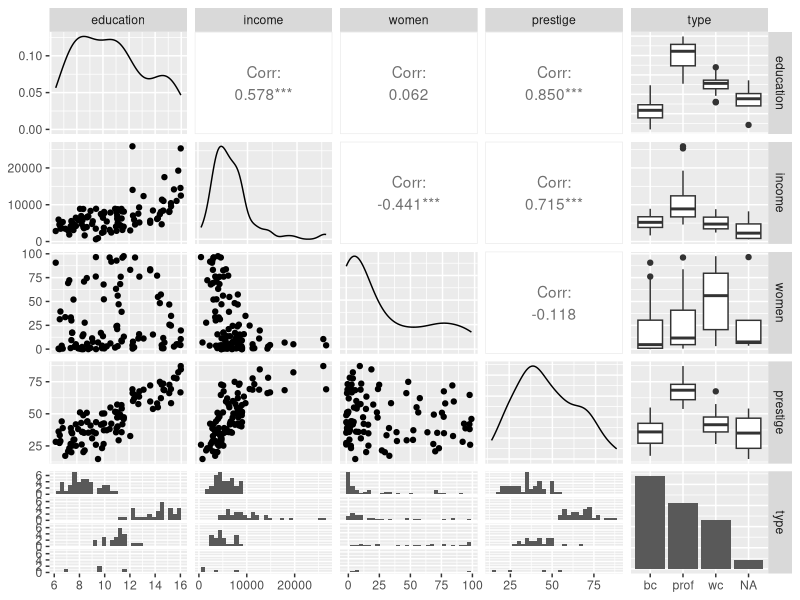
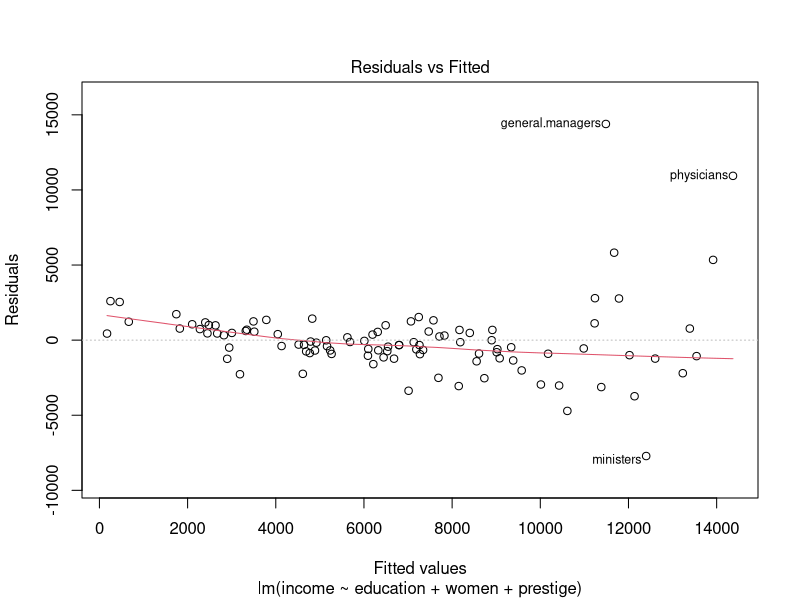
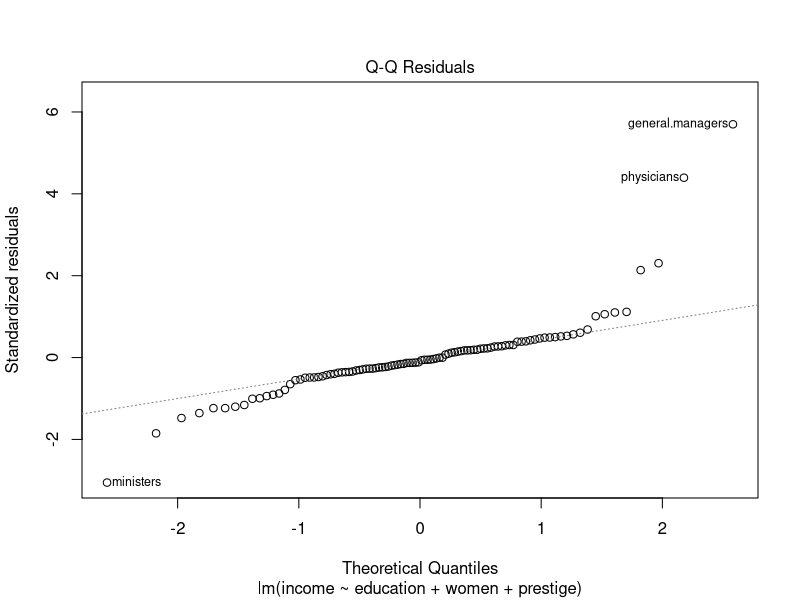
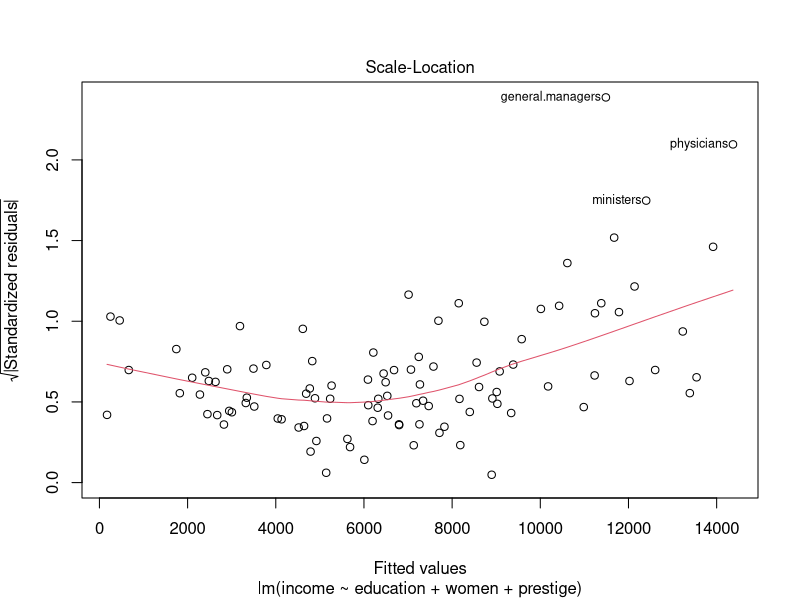
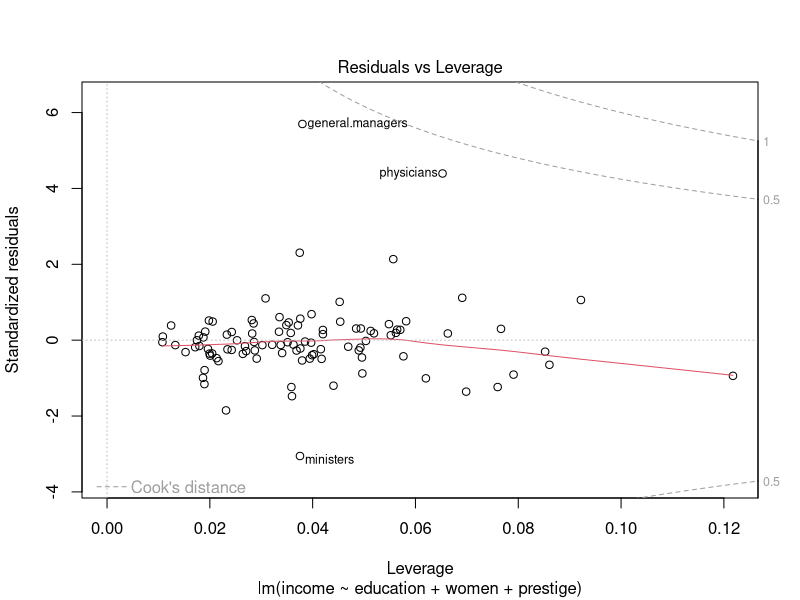

The R script that drew these images, in order:
install.packages('carData')
library(carData)
library(tidyverse)

carData::Prestige %>% 
  head()

df <- carData::Prestige

# データの確認
View(df)
summary(df)

df2 <- df %>% 
  select(-census)

# すべての変数のペアに対する散布図と
# ペアの一方がfactor型ならヒストグラム、回帰係数を表示する
# これで全体のデータの特徴を見る
install.packages('GGally')
library(GGally)
GGally::ggpairs(df2)

mod1 <- lm(formula = income ~ education + women + prestige + type, data = df)
summary(mod1)
# women,prestigeに有意差あり

# 多重共線性を確認
# 多重共線性の指標として,分散拡大係数 (VIF) があり 
# car::vif() で確認可能
# carパッケージに自動でVIFを算出してくれるものがある
install.packages('car')
library(car)
car::vif(mod1)

# VIF統計量は一般的にに10以下であれば多重共線性がないとされる。
# 理想値は2以下である。
# VIF統計量が10を超えた変数がある場合にはモデルからその変数を外してもう一度VIF統計量を計算する
# 今回は5をカットオフ値とするとeducation,typeのどちらかを省くべき
# educationを省いた場合
mod4 <- lm(formula = income ~ women + prestige + type, data = df)
summary(mod4)
car::vif(mod4)

# typeを省いた場合
mod5 <- lm(formula = income ~ education + women + prestige, data=df)
summary(mod5)
car::vif(mod5)

# 多重共線性を確認して多重共線性が発生していなければ
# 最後にモデルを可視化して本当に良いのかを評価する

# which =1:Residuals vs Fitted
# 予測したデータが実測値からどれだけ離れているか
plot(mod5, which = 1)

# which = 2:Nomal Q-Q
# 残差が正規分布に従っているかを見る
# 正規分布に完全に従っている場合は点線上にすべての点が並ぶはず
# 今回は右端、左端で外れている値あり
# 正規分布かどうかの明確な判断基準は設定されておらず、人によって解釈が異なる可能性あり
plot(mod5, which = 2)

# which = 3:Scale-Location
# 等分散性の確認
# グラフが横に一直線だとデータが一定の帯の間に収まっている
# 一直線になっていないと怪しい
# 等分散が仮定できない場合は最小二乗法による推定が信頼できなくなるので注意が必要
plot(mod5, which = 3)

plot(mod5, which = 5)
# which = 5:Residuals vs Leverage
# 予測との「ずれ」の大きさは、最初も後も同じ
# しかし、最小二乗法による予測では、xの値が全体の平均より大きい場合は同じずれでも、予測に与える影響が大きく変わる
# これを、leverageが大きい（ある説明変数が説明変数の平均からどれだけずれているか）と言う

# また、Cook’s Distanceは、その観測データiが持つ影響力というイメージをもってもらえれば、
# Cook's Distanceがある程度あって(Cook's Distanceの外側）、Leverageが高い点をモデルに含むかどうかを検討しなければならない
# Residuals vs Leverageを描いた際にCook's Distanceの外側の点がある場合、その点が結果に大きく影響してしまっている可能性
